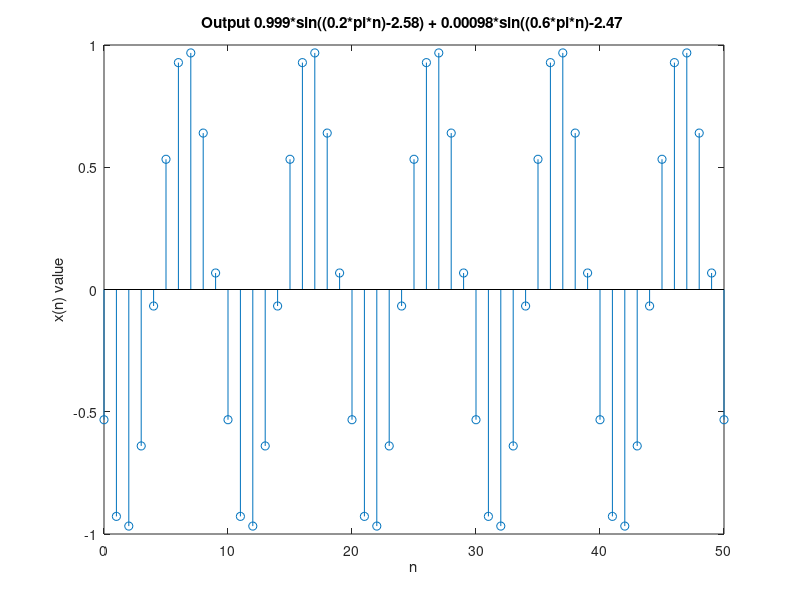

Recreate this plot in MATLAB.





n = 0:50;
 
X= 0.999*sin((0.2*pi*n)-2.58) + 0.00098*sin((0.6*pi*n)-2.47);
stem(n,X);
title('Output 0.999*sin((0.2*pi*n)-2.58) + 0.00098*sin((0.6*pi*n)-2.47 ');
xlabel('n');
ylabel('x(n) value');
X;
